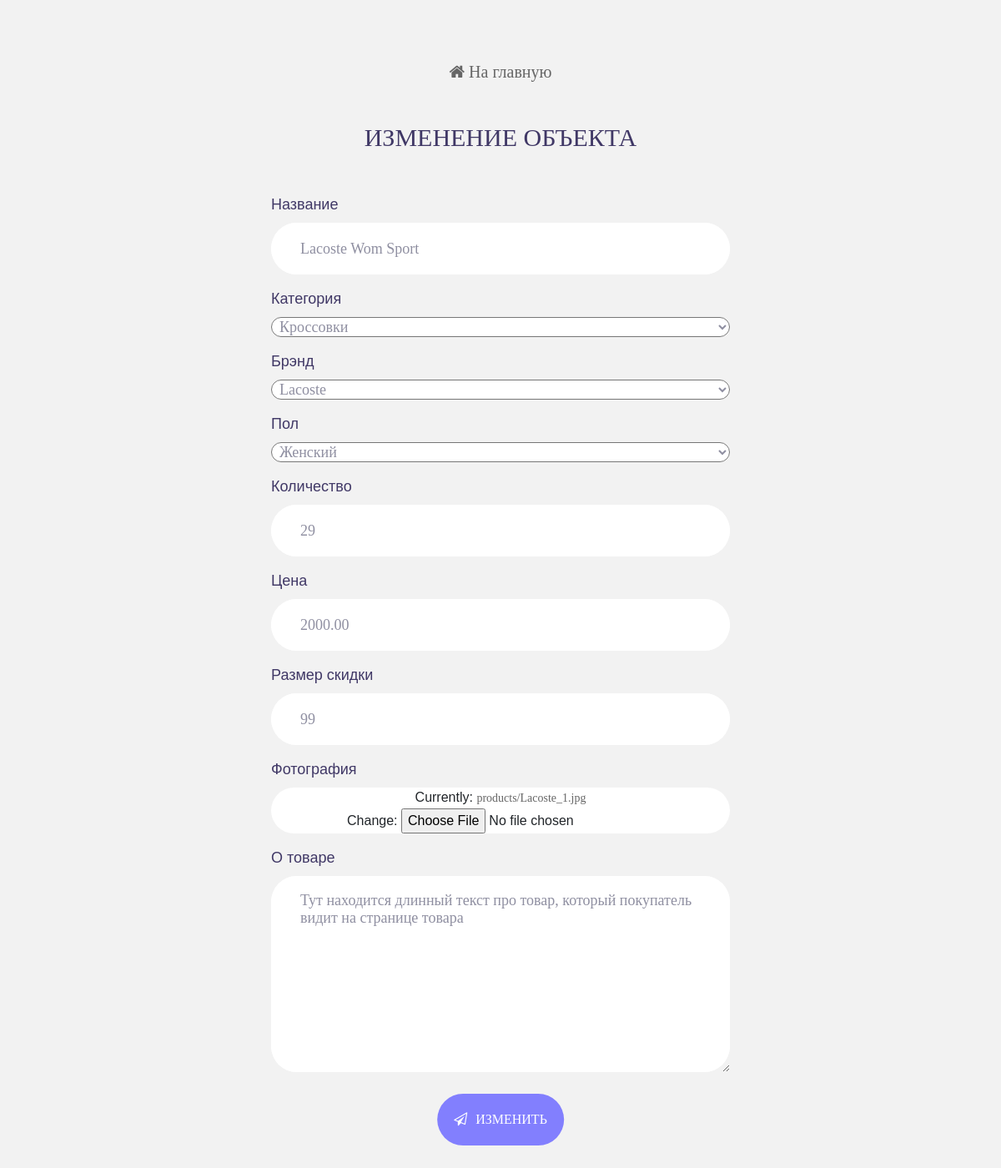
The app's page /ssadmin/product/update/4 (signed in) with its own data.
### shoppage/models.py (models this page shows, shortened)
class Product(models.Model):
    name = models.CharField(max_length=20)
    category = models.ForeignKey('mainpage.Category', on_delete=models.CASCADE)
    brand = models.ForeignKey('mainpage.Brand', on_delete=models.CASCADE)
    sex = models.ForeignKey('mainpage.Sex', on_delete=models.CASCADE)
    images = models.ImageField(upload_to='products')
    cost = models.DecimalField(max_digits=7, decimal_places=2)
    sale = models.PositiveSmallIntegerField()
    quantity = models.PositiveSmallIntegerField()
    description = models.TextField()

### adminapp/views.py (the view)
# urls.py: path('product/update/<int:pk>', views.UpdateProduct.as_view()),
class UpdateProduct(Product, Update):
    form_class = forms.ProductForm
    success_url = '/ssadmin/product'

### adminapp/views.py (called while the page is built)
    def get_context_data(self, **kwargs):
        context = super().get_context_data(**kwargs)
        context['title'] = 'Изменение объекта'
        context['button_txt'] = 'Изменить'
        return context

### mainpage/models.py (called while the page is built)
    def __str__(self):
        return self.name

    def __str__(self):
        return self.name

    def __str__(self):
        return self.name

### adminapp/templates/adminapp/form.html (shortened to what this page needs)
{% extends "base_form.html" %}
{% load static %}
{% block form %}
<span class="contact100-form-title">
	{{ title }}
</span>
{% for field in form %}
	<label for="field.name" style="color: #403866; font-size: 18px;">{{ field.label }}</label>
	<div class="wrap-input100 validate-input" style="text-align:center">
			{{ field }}
	</div>
{% endfor %}
<div class="container-contact100-form-btn">
	<button class="contact100-form-btn">
		<span>
			<i class="fa fa-paper-plane-o m-r-6" aria-hidden="true"></i>
			{{ button_txt }}
		</span>
	</button>
</div>
{% endblock form %}

### adminapp/static/adminapp/css/main.css (style rules this page uses)
* { margin: 0px; padding: 0px; box-sizing: border-box; }
body, html { height: 100%; font-family: Ubuntu-Bold, sans-serif; }
a { font-family: Ubuntu-Bold; font-size: 14px; line-height: 1.7; color: #666666; margin: 0px; transition: all 0.4s; -webkit-transition: all 0.4s; -o-transition: all 0.4s; -moz-transition: all 0.4s; }
input { outline: none; border: none; }
input[type="number"] { -moz-appearance: textfield; appearance: none; -webkit-appearance: none; }
textarea { outline: none; border: none; }
button { outline: none !important; border: none; background: transparent; }
.contact100-form-title { display: block; font-family: Ubuntu-Bold; font-size: 30px; color: #403866; line-height: 1.2; text-transform: uppercase; text-align: center; padding-bottom: 49px; }
.wrap-input100 { width: 100%; background-color: #fff; border-radius: 31px; margin-bottom: 16px; position: relative; z-index: 1; }
.input100 { position: relative; display: block; width: 100%; background: #fff; border-radius: 31px; font-family: Ubuntu-Bold; font-size: 18px; color: #8f8fa1; line-height: 1.2; }
input.input100 { height: 62px; padding: 0 35px 0 35px; }
textarea.input100 { min-height: 169px; padding: 19px 35px 0 35px; }
.container-contact100-form-btn { display: -webkit-box; display: -webkit-flex; display: -moz-box; display: -ms-flexbox; display: flex; flex-wrap: wrap; justify-content: center; padding-top: 10px; }
.contact100-form-btn { display: -webkit-box; display: -webkit-flex; display: -moz-box; display: -ms-flexbox; display: flex; justify-content: center; align-items: center; padding: 0 20px; min-width: 150px; height: 62px; background-color: transparent; border-radius: 31px; font-family: Ubuntu-Bold; font-size: 16px; color: #fff; line-height: 1.2; text-transform: uppercase; -webkit-transition: all 0.4s; -o-transition: all 0.4s; -moz-transition: all 0.4s; transition: all 0.4s; position: relative; z-index: 1; }
.contact100-form-btn::before { content: ""; display: block; position: absolute; z-index: -1; width: 100%; height: 100%; top: 0; left: 50%; -webkit-transform: translateX(-50%); -moz-transform: translateX(-50%); -ms-transform: translateX(-50%); -o-transform: translateX(-50%); transform: translateX(-50%); border-radius: 31px; background-color: #827ffe; pointer-events: none; -webkit-transition: all 0.4s; -o-transition: all 0.4s; -moz-transition: all 0.4s; transition: all 0.4s; }
.validate-input { position: relative; }

### records on screen
Product: form "Lacoste Wom Sport" "Кроссовки" "Lacoste" "Женский" "29" "2000.00" "99" "Тут находится длинный текст про товар, который покупатель видит на странице товара"

### other values on screen
{{ title }} "ИЗМЕНЕНИЕ ОБЪЕКТА"
{{ field.label }} "Название" "Категория" "Брэнд" "Пол" "Количество" "Цена" "Размер скидки" "Фотография" "О товаре"
{{ button_txt }} "ИЗМЕНИТЬ"
